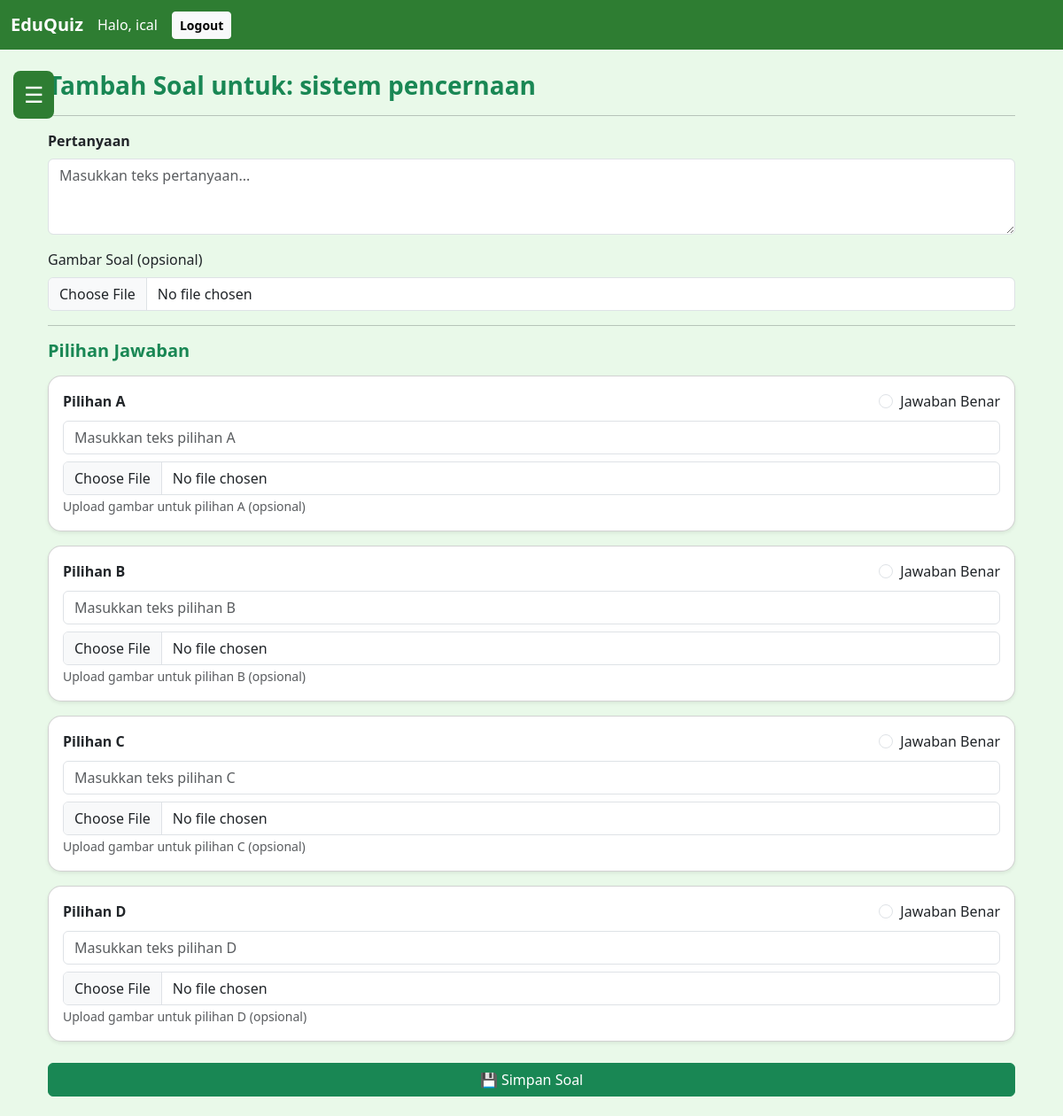
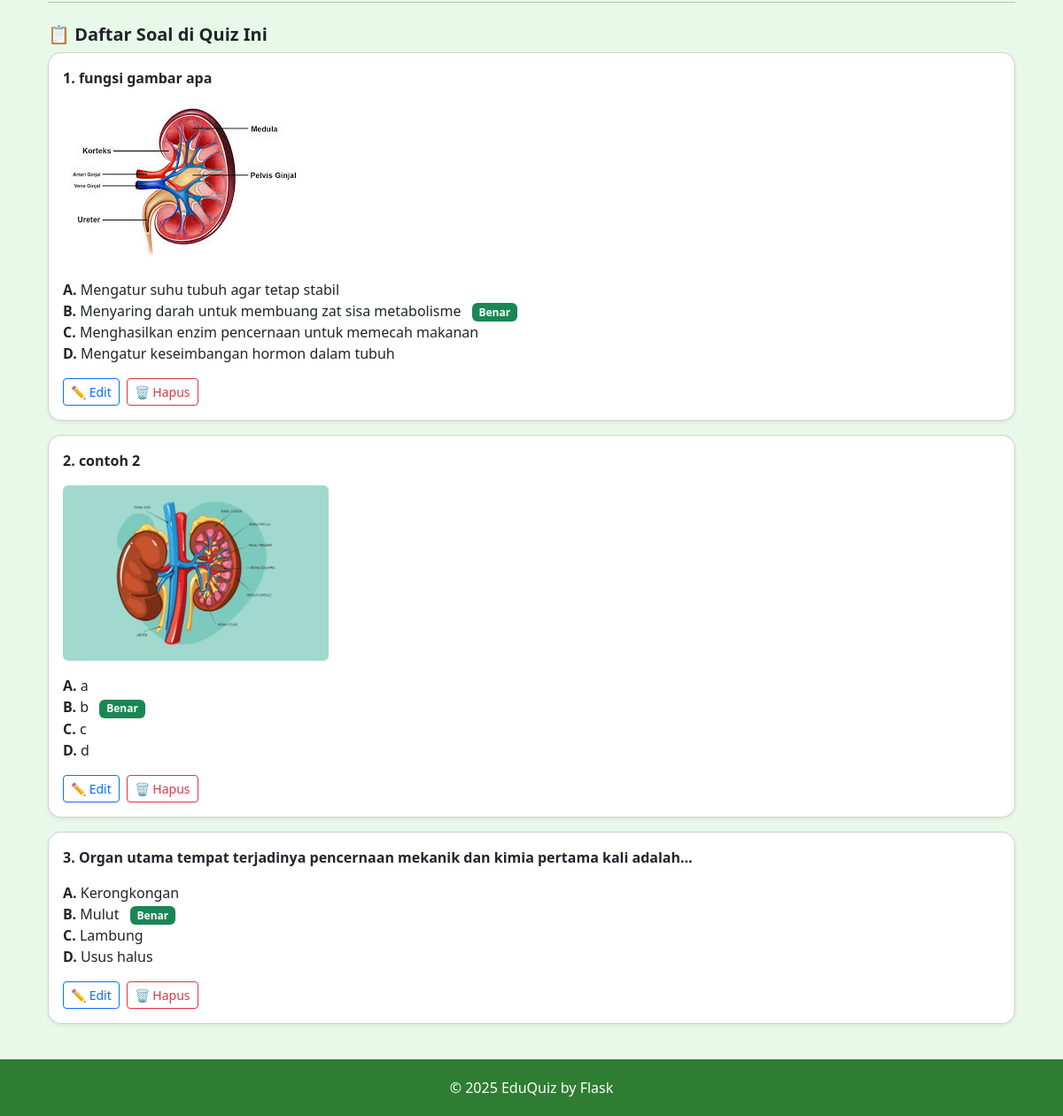
/quiz/1/add_question (signed in), run on the app's committed database (2 pictures, top to bottom).
### models.py (models this page shows)
class User(UserMixin, db.Model):
    __tablename__ = 'user'
    id = db.Column(db.Integer, primary_key=True)
    username = db.Column(db.String(64), unique=True, nullable=False, index=True)
    email = db.Column(db.String(120), unique=True, index=True)
    password_hash = db.Column(db.String(128))
    role = db.Column(db.Enum(Role), default=Role.student)
    created_at = db.Column(db.DateTime, default=datetime.utcnow)
    materials = db.relationship('Material', backref='author', lazy=True)
    quizzes = db.relationship('Quiz', backref='creator', lazy=True)
    submissions = db.relationship('Submission', backref='user', lazy=True)

class Quiz(db.Model):
    __tablename__ = 'quiz'
    id = db.Column(db.Integer, primary_key=True)
    title = db.Column(db.String(256), nullable=False)
    description = db.Column(db.Text)
    code = db.Column(db.String(20), unique=True, nullable=False)  # KODE MASUK QUIZ
    duration = db.Column(db.Integer, default=600)  # DALAM DETIK
    published = db.Column(db.Boolean, default=False)  # ✅ fixed
    subject = db.Column(db.String(100))
    created_at = db.Column(db.DateTime, default=db.func.now())
    created_by = db.Column(db.Integer, db.ForeignKey('user.id'))
    category_id = db.Column(db.Integer, db.ForeignKey('category.id'))
    questions = db.relationship(
        "Question",
        back_populates="quiz",
        lazy=True,
        cascade="all, delete-orphan"
    )
    submissions = db.relationship(
        'Submission',
        backref='quiz',
        lazy=True,
        cascade="all, delete-orphan"
    )

class Question(db.Model):
    __tablename__ = "question"
    id = db.Column(db.Integer, primary_key=True)
    text = db.Column(db.Text, nullable=False)
    image_filename = db.Column(db.String(255))
    quiz_id = db.Column(db.Integer, db.ForeignKey("quiz.id"), nullable=False)
    quiz = db.relationship("Quiz", back_populates="questions")
    choices = db.relationship("Choice", backref="question", cascade="all, delete-orphan")

class Choice(db.Model):
    __tablename__ = 'choice'
    id = db.Column(db.Integer, primary_key=True)
    question_id = db.Column(db.Integer, db.ForeignKey('question.id'))
    text = db.Column(db.String(512))
    image_filename = db.Column(db.String(256))
    is_correct = db.Column(db.Boolean, default=False)

### app.py (the view, shortened to what this page needs)
    @app.route("/quiz/<int:quiz_id>/add_question", methods=["GET", "POST"])
    @login_required
    def add_question(quiz_id):
        quiz = Quiz.query.get_or_404(quiz_id)
        questions = Question.query.filter_by(quiz_id=quiz.id).all()
        return render_template("teacher/add_question.html", quiz=quiz, questions=questions)

### templates/teacher/add_question.html (shortened to what this page needs)
{% extends 'base.html' %}
{% block content %}
<div class="container mt-4">
  <h3 class="text-success fw-bold">Tambah Soal untuk: {{ quiz.title }}</h3>
  <hr>
  <form method="POST" enctype="multipart/form-data">
    <div class="mb-3">
      <label class="form-label fw-semibold">Pertanyaan</label>
      <textarea name="question" class="form-control" rows="3" placeholder="Masukkan teks pertanyaan..." required></textarea>
    </div>
    <div class="mb-3">
      <label class="form-label">Gambar Soal (opsional)</label>
      <input type="file" name="question_image" class="form-control" accept="image/*">
    </div>
    <hr>
    <h5 class="fw-bold text-success">Pilihan Jawaban</h5>
    {% for opt in ['A', 'B', 'C', 'D'] %}
    <div class="card mt-3 p-3 shadow-sm">
      <div class="d-flex align-items-center justify-content-between">
        <h6 class="fw-semibold mb-0">Pilihan {{ opt }}</h6>
        <div class="form-check">
          <input class="form-check-input" type="radio" name="correct_answer" id="ans_{{ opt }}" value="{{ opt }}" required>
          <label class="form-check-label" for="ans_{{ opt }}">Jawaban Benar</label>
        </div>
      </div>
      <div class="mt-2">
        <input type="text" name="option_{{ opt|lower }}" class="form-control" placeholder="Masukkan teks pilihan {{ opt }}">
      </div>
      <div class="mt-2">
        <input type="file" name="image_{{ opt|lower }}" class="form-control" accept="image/*">
        <small class="text-muted">Upload gambar untuk pilihan {{ opt }} (opsional)</small>
      </div>
    </div>
    {% endfor %}
    <button type="submit" class="btn btn-success w-100 mt-4">💾 Simpan Soal</button>
  </form>
  <hr class="my-4">
  <h5 class="fw-bold">📋 Daftar Soal di Quiz Ini</h5>
  {% if questions %}
    {% for q in questions %}
    <div class="card mb-3 shadow-sm">
      <div class="card-body">
        <p class="fw-semibold">{{ loop.index }}. {{ q.text }}</p>
        {% if q.image_filename %}
          <img src="{{ url_for('uploaded_file', filename=q.image_filename) }}"
               alt="Gambar Soal" class="img-fluid mb-2 rounded" style="max-width: 300px;">
        {% endif %}
        <ul class="list-unstyled mt-2">
          {% set letters = ['A', 'B', 'C', 'D'] %}
          {% for c in q.choices %}
            <li>
              <b>{{ letters[loop.index0] }}.</b> {{ c.text }}
              {% if c.is_correct %}
                <span class="badge bg-success ms-2">Benar</span>
              {% endif %}
            </li>
          {% endfor %}
        </ul>
        <div class="mt-3 d-flex gap-2">
          <a href="{{ url_for('edit_question', question_id=q.id) }}" class="btn btn-sm btn-outline-primary">
            ✏️ Edit
          </a>
          <form action="{{ url_for('delete_question', question_id=q.id) }}" method="POST" style="display:inline;">
            <button type="submit" class="btn btn-sm btn-outline-danger"
                    onclick="return confirm('Yakin ingin menghapus soal ini?')">
              🗑️ Hapus
            </button>
          </form>
        </div>
      </div>
    </div>
    {% endfor %}
  {% else %}
    <div class="alert alert-warning text-center">Belum ada soal di quiz ini.</div>
  {% endif %}
</div>
{% endblock %}

### templates/base.html (shortened to what this page needs)
<!DOCTYPE html>
<html lang="id">
<head>
  <link href="https://cdn.jsdelivr.net/npm/bootstrap@5.3.0/dist/css/bootstrap.min.css" rel="stylesheet">
</head>
<body>
  <nav class="navbar navbar-expand-lg navbar-dark">
    <div class="container-fluid">
      <a class="navbar-brand fw-bold" href="{{ url_for('index') }}">EduQuiz</a>
      <div class="collapse navbar-collapse" id="navMenu">
        <div class="d-flex align-items-center">
          {% if current_user.is_authenticated %}
            <span class="navbar-text me-3">
              Halo, {{ current_user.username }}
            </span>
            <a href="{{ url_for('logout') }}" class="btn btn-light btn-sm fw-bold">
              Logout
            </a>
          {% else %}
            <a href="{{ url_for('login') }}" class="btn btn-light btn-sm me-2">Login</a>
            <a href="{{ url_for('register') }}" class="btn btn-success btn-sm">Register</a>
          {% endif %}
        </div>
      </div>
    </div>
  </nav>
  <button id="hamburgerBtn">☰</button>
  <div class="container mt-4">
    {% block content %}{% endblock %}
  </div>
  <footer>© 2025 EduQuiz by Flask</footer>
</body>
</html>

### templates/base.html (style rules this page uses)
body { background-color: #e9f9e9; }
.navbar { background-color: #2e7d32 !important; }
.navbar-brand, .nav-link, .navbar-text { color: #fff !important; font-weight: 500; }
.card { border-radius: 15px; box-shadow: 0 3px 8px rgba(0,0,0,0.1); }
footer { margin-top: 40px; padding: 20px; text-align: center; background-color: #2e7d32; color: white; }
#hamburgerBtn { position: fixed; top: 80px; left: 15px; z-index: 1000; background: #2e7d32; border: none; color: white; font-size: 25px; padding: 8px 12px; border-radius: 8px; }

### data on the page
User: username "ical"
Quiz: title "sistem pencernaan"
Question: text "fungsi gambar apa", image_filename (picture)
Choice: letters "A", text "Mengatur suhu tubuh agar tetap stabil"
Choice: letters "B", text "Menyaring darah untuk membuang zat sisa metabolisme", is_correct "Benar"
Choice: letters "C", text "Menghasilkan enzim pencernaan untuk memecah makanan"
Choice: letters "D", text "Mengatur keseimbangan hormon dalam tubuh"
Question: text "contoh 2", image_filename (picture)
Choice: text "A", text "a"
Choice: text "B", text "b", is_correct "Benar"
Choice: text "C", text "c"
Choice: text "D", text "d"
Question: text "Organ utama tempat terjadinya pencernaan mekanik dan kimia pertama kali adalah…"
Choice: letters "A", text "Kerongkongan"
Choice: letters "B", text "Mulut", is_correct "Benar"
Choice: letters "C", text "Lambung"
Choice: letters "D", text "Usus halus"

### other printed values
{{ opt }} "A" "B" "C" "D"
